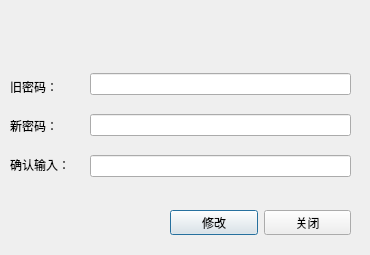
<?xml version="1.0" encoding="UTF-8"?>
<ui version="4.0">
 <class>DlgChangePassword</class>
 <widget class="QDialog" name="DlgChangePassword">
  <property name="windowModality">
   <enum>Qt::NonModal</enum>
  </property>
  <property name="geometry">
   <rect>
    <x>0</x>
    <y>0</y>
    <width>370</width>
    <height>255</height>
   </rect>
  </property>
  <property name="windowTitle">
   <string>修改密码</string>
  </property>
  <widget class="QWidget" name="layoutWidget">
   <property name="geometry">
    <rect>
     <x>90</x>
     <y>60</y>
     <width>261</width>
     <height>131</height>
    </rect>
   </property>
   <layout class="QVBoxLayout" name="verticalLayout">
    <item>
     <widget class="QLineEdit" name="txt_oldPwd"/>
    </item>
    <item>
     <widget class="QLineEdit" name="txt_newPwd">
      <property name="toolTip">
       <string>密码应该是由数字、字母、'_','.'组成的3-16位字符串</string>
      </property>
     </widget>
    </item>
    <item>
     <widget class="QLineEdit" name="txt_confirmPwd">
      <property name="toolTip">
       <string>密码应该是由数字、字母、'_','.'组成的3-16位字符串</string>
      </property>
     </widget>
    </item>
   </layout>
  </widget>
  <widget class="QWidget" name="layoutWidget">
   <property name="geometry">
    <rect>
     <x>170</x>
     <y>210</y>
     <width>181</width>
     <height>25</height>
    </rect>
   </property>
   <layout class="QHBoxLayout" name="horizontalLayout">
    <item>
     <widget class="QPushButton" name="pushButton">
      <property name="cursor">
       <cursorShape>ArrowCursor</cursorShape>
      </property>
      <property name="text">
       <string>修改</string>
      </property>
     </widget>
    </item>
    <item>
     <widget class="QPushButton" name="pushButton_2">
      <property name="text">
       <string>关闭</string>
      </property>
     </widget>
    </item>
   </layout>
  </widget>
  <widget class="QWidget" name="layoutWidget">
   <property name="geometry">
    <rect>
     <x>10</x>
     <y>70</y>
     <width>71</width>
     <height>111</height>
    </rect>
   </property>
   <layout class="QVBoxLayout" name="verticalLayout_2">
    <item>
     <widget class="QLabel" name="label">
      <property name="text">
       <string>旧密码：</string>
      </property>
     </widget>
    </item>
    <item>
     <widget class="QLabel" name="label_2">
      <property name="text">
       <string>新密码：</string>
      </property>
     </widget>
    </item>
    <item>
     <widget class="QLabel" name="label_3">
      <property name="text">
       <string>确认输入：</string>
      </property>
     </widget>
    </item>
   </layout>
  </widget>
 </widget>
 <resources/>
 <connections>
  <connection>
   <sender>pushButton_2</sender>
   <signal>clicked()</signal>
   <receiver>DlgChangePassword</receiver>
   <slot>close()</slot>
   <hints>
    <hint type="sourcelabel">
     <x>306</x>
     <y>222</y>
    </hint>
    <hint type="destinationlabel">
     <x>184</x>
     <y>127</y>
    </hint>
   </hints>
  </connection>
 </connections>
</ui>
